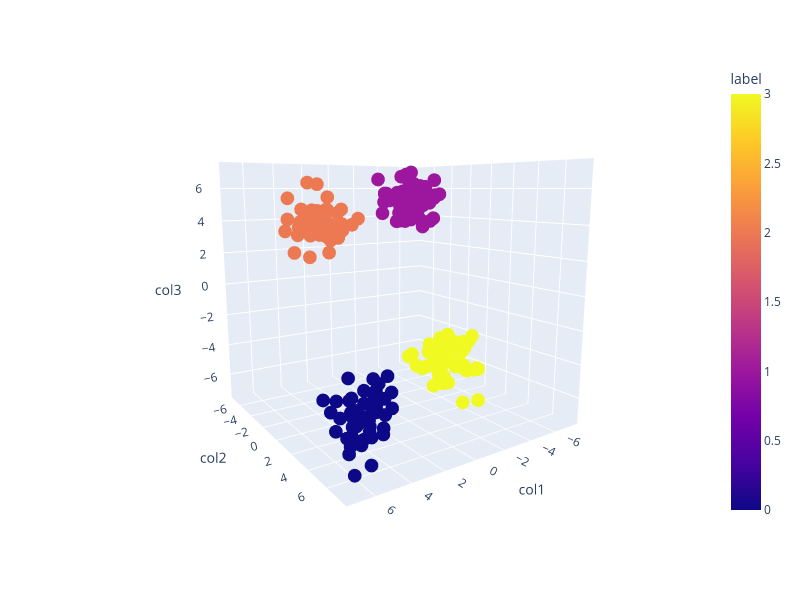

The cell this chart's notebook holds for it:
### Code cell
fig = px.scatter_3d(df, x="col1", y="col2", z="col3", color="label", width=800, height=600)
fig.show()

### Figure 1 — Plotly figure (JSON) as saved in the notebook; plotly's stock layout.template omitted (floating-point values rounded to 4 significant figures; data arrays with more than 128 entries replaced by an {"elided": "..."} marker saying what was removed)
{"data": [{"hovertemplate": "col1=%{x}<br>col2=%{y}<br>col3=%{z}<br>label=%{marker.color}<extra></extra>", "legendgroup": "", "marker": {"color": {"elided": "200 int values"}, "coloraxis": "coloraxis", "symbol": "circle"}, "mode": "markers", "name": "", "scene": "scene", "showlegend": false, "type": "scatter3d", "x": {"elided": "200 float values"}, "y": {"elided": "200 float values"}, "z": {"elided": "200 float values"}}], "layout": {"coloraxis": {"colorbar": {"title": {"text": "label"}}, "colorscale": [[0, "#0d0887"], [0.1111, "#46039f"], [0.2222, "#7201a8"], [0.3333, "#9c179e"], [0.4444, "#bd3786"], [0.5556, "#d8576b"], [0.6667, "#ed7953"], [0.7778, "#fb9f3a"], [0.8889, "#fdca26"], [1, "#f0f921"]]}, "height": 600, "legend": {"tracegroupgap": 0}, "margin": {"t": 60}, "scene": {"aspectmode": "auto", "aspectratio": {"x": 1.004, "y": 1.009, "z": 0.9872}, "camera": {"center": {"x": 0, "y": 0, "z": 0}, "eye": {"x": 1.19, "y": 1.767, "z": 0.3872}, "projection": {"type": "perspective"}, "up": {"x": 0, "y": 0, "z": 1}}, "domain": {"x": [0, 1], "y": [0, 1]}, "xaxis": {"title": {"text": "col1"}, "type": "linear"}, "yaxis": {"title": {"text": "col2"}, "type": "linear"}, "zaxis": {"title": {"text": "col3"}, "type": "linear"}}, "width": 800}}
